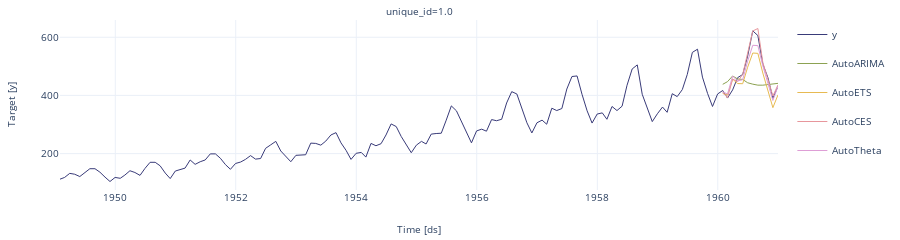

Here is the notebook cell this chart was saved with:
### Code cell
sf.plot(df,forecasts_df_auto,engine='plotly')

### Figure 1 — Plotly figure (JSON) as saved in the notebook; plotly's stock layout.template omitted (floating-point values rounded to 4 significant figures; data arrays with more than 128 entries replaced by an {"elided": "..."} marker saying what was removed)
{"data": [{"legendgroup": "y", "line": {"color": "#393b79", "width": 1}, "mode": "lines", "name": "y", "showlegend": true, "type": "scatter", "x": {"elided": "156 str values"}, "xaxis": "x", "y": {"elided": "156 int values"}, "yaxis": "y"}, {"legendgroup": "AutoARIMA", "line": {"color": "#8ca252", "width": 1}, "mode": "lines", "name": "AutoARIMA", "showlegend": true, "type": "scatter", "x": {"elided": "156 str values"}, "xaxis": "x", "y": {"elided": "156 float values"}, "yaxis": "y"}, {"legendgroup": "AutoETS", "line": {"color": "#e7ba52", "width": 1}, "mode": "lines", "name": "AutoETS", "showlegend": true, "type": "scatter", "x": {"elided": "156 str values"}, "xaxis": "x", "y": {"elided": "156 float values"}, "yaxis": "y"}, {"legendgroup": "AutoCES", "line": {"color": "#e7969c", "width": 1}, "mode": "lines", "name": "AutoCES", "showlegend": true, "type": "scatter", "x": {"elided": "156 str values"}, "xaxis": "x", "y": {"elided": "156 float values"}, "yaxis": "y"}, {"legendgroup": "AutoTheta", "line": {"color": "#de9ed6", "width": 1}, "mode": "lines", "name": "AutoTheta", "showlegend": true, "type": "scatter", "x": {"elided": "156 str values"}, "xaxis": "x", "y": {"elided": "156 float values"}, "yaxis": "y"}], "layout": {"annotations": [{"font": {"size": 10}, "showarrow": false, "text": "unique_id=1.0", "x": 0.5, "xanchor": "center", "xref": "paper", "y": 1, "yanchor": "bottom", "yref": "paper"}, {"font": {"size": 10}, "showarrow": false, "text": "Time [ds]", "x": 0.5, "xanchor": "center", "xref": "paper", "y": 0, "yanchor": "top", "yref": "paper", "yshift": -30}, {"font": {"size": 10}, "showarrow": false, "text": "Target [y]", "textangle": -90, "x": 0, "xanchor": "right", "xref": "paper", "xshift": -40, "y": 0.5, "yanchor": "middle", "yref": "paper"}], "autosize": true, "font": {"size": 10}, "height": 200, "margin": {"b": 50, "l": 60, "r": 10, "t": 20}, "xaxis": {"anchor": "y", "domain": [0, 1], "showticklabels": true, "visible": true}, "yaxis": {"anchor": "x", "domain": [0, 1]}}}
